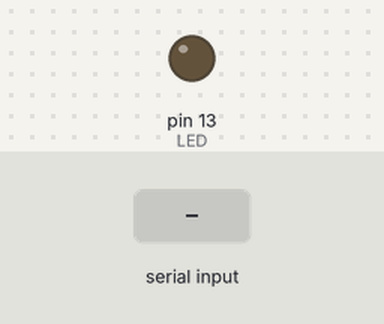
Simulated run of this sketch. Board: Arduino Mega 2560, built with avr-gcc and run on an emulated ATmega2560. Parts: output pins drawn as LEDs (lit = HIGH). Inputs (shaded band) come from the test bench.

Above: at 1.2 s.
1.3 s: "l" received over the second serial link
At 1.7 s:
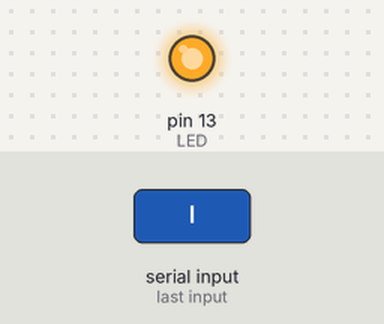
2.8 s: "d" received over the second serial link
At 4.0 s:
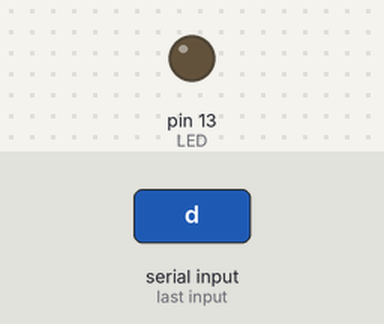
4.3 s: "L" received over the second serial link
At 5.1 s:
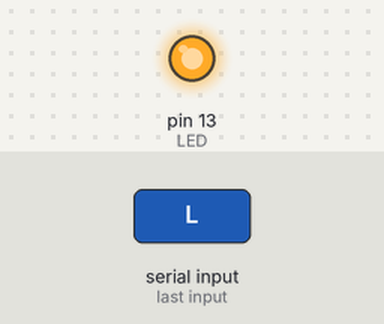
Timing chart, 0 to 7.3 s (numbered marks = the images above; inputs shaded):
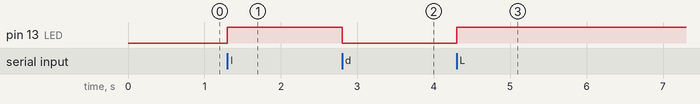

The sketch:

projeto_04_comunicacao_bluetooth.ino
```cpp
int LED = 13;

void setup() {
  Serial1.begin(9600);
  pinMode(LED, OUTPUT);
}

void loop() {
  if (Serial1.available() > 0) {
    switch ((char)Serial1.read()) {
      case 'l':
      case 'L':
        digitalWrite(LED, HIGH);
        Serial1.println("LED Ligado");
      break;

      case 'd':
      case 'D':
        digitalWrite(LED, LOW);
	Serial1.println("LED Desligado");
      break;
    }
  }
}
```

Measured:
- after the input at 1.3 s, pin 13 (LED): LOW → HIGH at once
- after the input at 2.8 s, pin 13 (LED): HIGH → LOW at once
- after the input at 4.3 s, pin 13 (LED): LOW → HIGH at once
